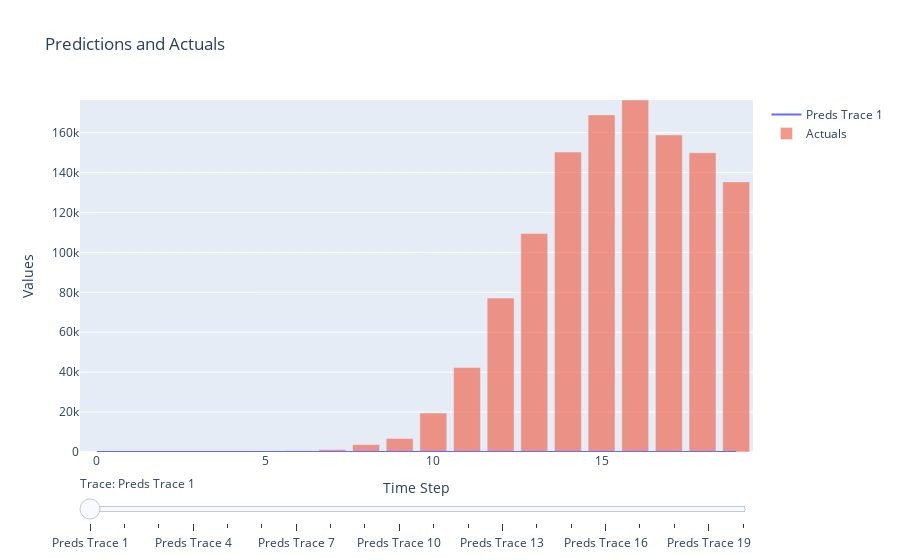

The cell this chart's notebook holds for it:
### Code cell
fig1.show()

### Figure 1 — Plotly figure (JSON) as saved in the notebook; plotly's stock layout.template omitted (floating-point values rounded to 4 significant figures)
{"data": [{"mode": "lines", "name": "Preds Trace 1", "type": "scatter", "visible": true, "x": [0, 1, 2, 3, 4, 5, 6, 7, 8, 9, 10, 11, 12, 13, 14, 15, 16, 17, 18, 19], "y": [0.0, 0.0, 0.0, 0.0, 0.0, 0.0, 0.0, 0.0, 0.0, 0.0, 0.0, 0.0, 0.0, 0.0, 0.0, 0.0, 0.0, 0.0, 0.0, 0.0]}, {"mode": "lines", "name": "Preds Trace 2", "type": "scatter", "visible": false, "x": [0, 1, 2, 3, 4, 5, 6, 7, 8, 9, 10, 11, 12, 13, 14, 15, 16, 17, 18, 19], "y": [0.0, 0.0, 0.0, 0.0, 0.0, 0.0, 0.0, 0.0, 0.0, 0.0, 0.0, 0.0, 0.0, 0.0, 0.0, 0.0, 0.0, 0.0, 0.0, 0.0]}, {"mode": "lines", "name": "Preds Trace 3", "type": "scatter", "visible": false, "x": [0, 1, 2, 3, 4, 5, 6, 7, 8, 9, 10, 11, 12, 13, 14, 15, 16, 17, 18, 19], "y": [0.0, 0.0, 0.0, 0.0, 0.0, 0.0, 0.0, 0.0, 0.0, 0.0, 0.0, 0.0, 0.0, 0.0, 0.0, 0.0, 0.0, 0.0, 0.0, 0.0]}, {"mode": "lines", "name": "Preds Trace 4", "type": "scatter", "visible": false, "x": [0, 1, 2, 3, 4, 5, 6, 7, 8, 9, 10, 11, 12, 13, 14, 15, 16, 17, 18, 19], "y": [0.0, 0.0, 0.0, 0.0, 0.0, 0.0, 0.0, 0.0, 0.0, 0.0, 0.0, 0.0, 0.0, 0.0, 0.0, 0.0, 0.0, 0.0, 0.0, 0.0]}, {"mode": "lines", "name": "Preds Trace 5", "type": "scatter", "visible": false, "x": [0, 1, 2, 3, 4, 5, 6, 7, 8, 9, 10, 11, 12, 13, 14, 15, 16, 17, 18, 19], "y": [0.0, 0.0, 0.0, 0.0, 0.0, 0.0, 0.0, 0.0, 0.0, 0.0, 0.0, 0.0, 0.0, 0.0, 0.0, 0.0, 0.0, 0.0, 0.0, 0.0]}, {"mode": "lines", "name": "Preds Trace 6", "type": "scatter", "visible": false, "x": [0, 1, 2, 3, 4, 5, 6, 7, 8, 9, 10, 11, 12, 13, 14, 15, 16, 17, 18, 19], "y": [0.0, 0.0, 0.0, 0.0, 0.0, 27.59, 334.5, 287.8, 867.7, 6086.0, 12790.0, 14880.0, 14620.0, 14830.0, 16020.0, 14410.0, 14160.0, 15910.0, 13820.0, 11230.0]}, {"mode": "lines", "name": "Preds Trace 7", "type": "scatter", "visible": false, "x": [0, 1, 2, 3, 4, 5, 6, 7, 8, 9, 10, 11, 12, 13, 14, 15, 16, 17, 18, 19], "y": [0.0, 0.0, 0.0, 0.0, 0.0, 114.0, 336.1, 288.1, 868.1, 6094.0, 12810.0, 14900.0, 14640.0, 14860.0, 16040.0, 14430.0, 14180.0, 15930.0, 13840.0, 11250.0]}, {"mode": "lines", "name": "Preds Trace 8", "type": "scatter", "visible": false, "x": [0, 1, 2, 3, 4, 5, 6, 7, 8, 9, 10, 11, 12, 13, 14, 15, 16, 17, 18, 19], "y": [0.0, 0.0, 0.0, 0.0, 0.0, 114.0, 648.7, 288.1, 868.0, 6096.0, 12810.0, 14910.0, 14650.0, 14860.0, 16040.0, 14440.0, 14180.0, 15930.0, 13840.0, 11250.0]}, {"mode": "lines", "name": "Preds Trace 9", "type": "scatter", "visible": false, "x": [0, 1, 2, 3, 4, 5, 6, 7, 8, 9, 10, 11, 12, 13, 14, 15, 16, 17, 18, 19], "y": [0.0, 0.0, 0.0, 0.0, 0.0, 114.0, 648.7, 1220.0, 868.0, 6096.0, 12810.0, 14910.0, 14650.0, 14860.0, 16040.0, 14440.0, 14190.0, 15940.0, 13840.0, 11250.0]}, {"mode": "lines", "name": "Preds Trace 10", "type": "scatter", "visible": false, "x": [0, 1, 2, 3, 4, 5, 6, 7, 8, 9, 10, 11, 12, 13, 14, 15, 16, 17, 18, 19], "y": [0.0, 0.0, 0.0, 0.0, 0.0, 114.0, 648.7, 1220.0, 3679.0, 6098.0, 12820.0, 14910.0, 14650.0, 14860.0, 16050.0, 14440.0, 14190.0, 15940.0, 13850.0, 11260.0]}, {"mode": "lines", "name": "Preds Trace 11", "type": "scatter", "visible": false, "x": [0, 1, 2, 3, 4, 5, 6, 7, 8, 9, 10, 11, 12, 13, 14, 15, 16, 17, 18, 19], "y": [0.0, 0.0, 0.0, 0.0, 0.0, 114.0, 648.7, 1220.0, 3679.0, 6751.0, 12820.0, 14920.0, 14660.0, 14870.0, 16060.0, 14450.0, 14200.0, 15950.0, 13850.0, 11260.0]}, {"mode": "lines", "name": "Preds Trace 12", "type": "scatter", "visible": false, "x": [0, 1, 2, 3, 4, 5, 6, 7, 8, 9, 10, 11, 12, 13, 14, 15, 16, 17, 18, 19], "y": [0.0, 0.0, 0.0, 0.0, 0.0, 114.0, 648.7, 1220.0, 3679.0, 6751.0, 19490.0, 14940.0, 14670.0, 14880.0, 16070.0, 14460.0, 14210.0, 15960.0, 13860.0, 11270.0]}, {"mode": "lines", "name": "Preds Trace 13", "type": "scatter", "visible": false, "x": [0, 1, 2, 3, 4, 5, 6, 7, 8, 9, 10, 11, 12, 13, 14, 15, 16, 17, 18, 19], "y": [0.0, 0.0, 0.0, 0.0, 0.0, 114.0, 648.7, 1220.0, 3679.0, 6751.0, 19490.0, 42320.0, 14680.0, 14900.0, 16080.0, 14470.0, 14220.0, 15970.0, 13870.0, 11280.0]}, {"mode": "lines", "name": "Preds Trace 14", "type": "scatter", "visible": false, "x": [0, 1, 2, 3, 4, 5, 6, 7, 8, 9, 10, 11, 12, 13, 14, 15, 16, 17, 18, 19], "y": [0.0, 0.0, 0.0, 0.0, 0.0, 114.0, 648.7, 1220.0, 3679.0, 6751.0, 19490.0, 42320.0, 77140.0, 14910.0, 16100.0, 14490.0, 14230.0, 15980.0, 13890.0, 11290.0]}, {"mode": "lines", "name": "Preds Trace 15", "type": "scatter", "visible": false, "x": [0, 1, 2, 3, 4, 5, 6, 7, 8, 9, 10, 11, 12, 13, 14, 15, 16, 17, 18, 19], "y": [0.0, 0.0, 0.0, 0.0, 0.0, 114.0, 648.7, 1220.0, 3679.0, 6751.0, 19490.0, 42320.0, 77140.0, 109400.0, 16120.0, 14500.0, 14250.0, 16000.0, 13900.0, 11300.0]}, {"mode": "lines", "name": "Preds Trace 16", "type": "scatter", "visible": false, "x": [0, 1, 2, 3, 4, 5, 6, 7, 8, 9, 10, 11, 12, 13, 14, 15, 16, 17, 18, 19], "y": [0.0, 0.0, 0.0, 0.0, 0.0, 114.0, 648.7, 1220.0, 3679.0, 6751.0, 19490.0, 42320.0, 77140.0, 109400.0, 150200.0, 14500.0, 14250.0, 16010.0, 13900.0, 11310.0]}, {"mode": "lines", "name": "Preds Trace 17", "type": "scatter", "visible": false, "x": [0, 1, 2, 3, 4, 5, 6, 7, 8, 9, 10, 11, 12, 13, 14, 15, 16, 17, 18, 19], "y": [0.0, 0.0, 0.0, 0.0, 0.0, 114.0, 648.7, 1220.0, 3679.0, 6751.0, 19490.0, 42320.0, 77140.0, 109400.0, 150200.0, 168900.0, 14250.0, 16010.0, 13900.0, 11310.0]}, {"mode": "lines", "name": "Preds Trace 18", "type": "scatter", "visible": false, "x": [0, 1, 2, 3, 4, 5, 6, 7, 8, 9, 10, 11, 12, 13, 14, 15, 16, 17, 18, 19], "y": [0.0, 0.0, 0.0, 0.0, 0.0, 114.0, 648.7, 1220.0, 3679.0, 6751.0, 19490.0, 42320.0, 77140.0, 109400.0, 150200.0, 168900.0, 176300.0, 16010.0, 13900.0, 11310.0]}, {"mode": "lines", "name": "Preds Trace 19", "type": "scatter", "visible": false, "x": [0, 1, 2, 3, 4, 5, 6, 7, 8, 9, 10, 11, 12, 13, 14, 15, 16, 17, 18, 19], "y": [0.0, 0.0, 0.0, 0.0, 0.0, 114.0, 648.7, 1220.0, 3679.0, 6751.0, 19490.0, 42320.0, 77140.0, 109400.0, 150200.0, 168900.0, 176300.0, 158800.0, 13900.0, 11310.0]}, {"mode": "lines", "name": "Preds Trace 20", "type": "scatter", "visible": false, "x": [0, 1, 2, 3, 4, 5, 6, 7, 8, 9, 10, 11, 12, 13, 14, 15, 16, 17, 18, 19], "y": [0.0, 0.0, 0.0, 0.0, 0.0, 114.0, 648.7, 1220.0, 3679.0, 6751.0, 19490.0, 42320.0, 77140.0, 109400.0, 150200.0, 168900.0, 176300.0, 158800.0, 149900.0, 11300.0]}, {"name": "Actuals", "opacity": 0.6, "type": "bar", "x": [0, 1, 2, 3, 4, 5, 6, 7, 8, 9, 10, 11, 12, 13, 14, 15, 16, 17, 18, 19], "y": [0.0, 0.0, 0.0, 0.0, 0.0, 114.0, 648.7, 1220.0, 3679.0, 6751.0, 19490.0, 42320.0, 77140.0, 109400.0, 150200.0, 168900.0, 176300.0, 158800.0, 149900.0, 135300.0]}], "layout": {"barmode": "overlay", "sliders": [{"active": 0, "currentvalue": {"prefix": "Trace: "}, "pad": {"t": 20}, "steps": [{"args": [{"visible": [true, false, false, false, false, false, false, false, false, false, false, false, false, false, false, false, false, false, false, false, true]}], "label": "Preds Trace 1", "method": "update"}, {"args": [{"visible": [false, true, false, false, false, false, false, false, false, false, false, false, false, false, false, false, false, false, false, false, true]}], "label": "Preds Trace 2", "method": "update"}, {"args": [{"visible": [false, false, true, false, false, false, false, false, false, false, false, false, false, false, false, false, false, false, false, false, true]}], "label": "Preds Trace 3", "method": "update"}, {"args": [{"visible": [false, false, false, true, false, false, false, false, false, false, false, false, false, false, false, false, false, false, false, false, true]}], "label": "Preds Trace 4", "method": "update"}, {"args": [{"visible": [false, false, false, false, true, false, false, false, false, false, false, false, false, false, false, false, false, false, false, false, true]}], "label": "Preds Trace 5", "method": "update"}, {"args": [{"visible": [false, false, false, false, false, true, false, false, false, false, false, false, false, false, false, false, false, false, false, false, true]}], "label": "Preds Trace 6", "method": "update"}, {"args": [{"visible": [false, false, false, false, false, false, true, false, false, false, false, false, false, false, false, false, false, false, false, false, true]}], "label": "Preds Trace 7", "method": "update"}, {"args": [{"visible": [false, false, false, false, false, false, false, true, false, false, false, false, false, false, false, false, false, false, false, false, true]}], "label": "Preds Trace 8", "method": "update"}, {"args": [{"visible": [false, false, false, false, false, false, false, false, true, false, false, false, false, false, false, false, false, false, false, false, true]}], "label": "Preds Trace 9", "method": "update"}, {"args": [{"visible": [false, false, false, false, false, false, false, false, false, true, false, false, false, false, false, false, false, false, false, false, true]}], "label": "Preds Trace 10", "method": "update"}, {"args": [{"visible": [false, false, false, false, false, false, false, false, false, false, true, false, false, false, false, false, false, false, false, false, true]}], "label": "Preds Trace 11", "method": "update"}, {"args": [{"visible": [false, false, false, false, false, false, false, false, false, false, false, true, false, false, false, false, false, false, false, false, true]}], "label": "Preds Trace 12", "method": "update"}, {"args": [{"visible": [false, false, false, false, false, false, false, false, false, false, false, false, true, false, false, false, false, false, false, false, true]}], "label": "Preds Trace 13", "method": "update"}, {"args": [{"visible": [false, false, false, false, false, false, false, false, false, false, false, false, false, true, false, false, false, false, false, false, true]}], "label": "Preds Trace 14", "method": "update"}, {"args": [{"visible": [false, false, false, false, false, false, false, false, false, false, false, false, false, false, true, false, false, false, false, false, true]}], "label": "Preds Trace 15", "method": "update"}, {"args": [{"visible": [false, false, false, false, false, false, false, false, false, false, false, false, false, false, false, true, false, false, false, false, true]}], "label": "Preds Trace 16", "method": "update"}, {"args": [{"visible": [false, false, false, false, false, false, false, false, false, false, false, false, false, false, false, false, true, false, false, false, true]}], "label": "Preds Trace 17", "method": "update"}, {"args": [{"visible": [false, false, false, false, false, false, false, false, false, false, false, false, false, false, false, false, false, true, false, false, true]}], "label": "Preds Trace 18", "method": "update"}, {"args": [{"visible": [false, false, false, false, false, false, false, false, false, false, false, false, false, false, false, false, false, false, true, false, true]}], "label": "Preds Trace 19", "method": "update"}, {"args": [{"visible": [false, false, false, false, false, false, false, false, false, false, false, false, false, false, false, false, false, false, false, true, true]}], "label": "Preds Trace 20", "method": "update"}]}], "title": {"text": "Predictions and Actuals"}, "xaxis": {"title": {"text": "Time Step"}}, "yaxis": {"range": [0, 176300.0], "title": {"text": "Values"}}}}
